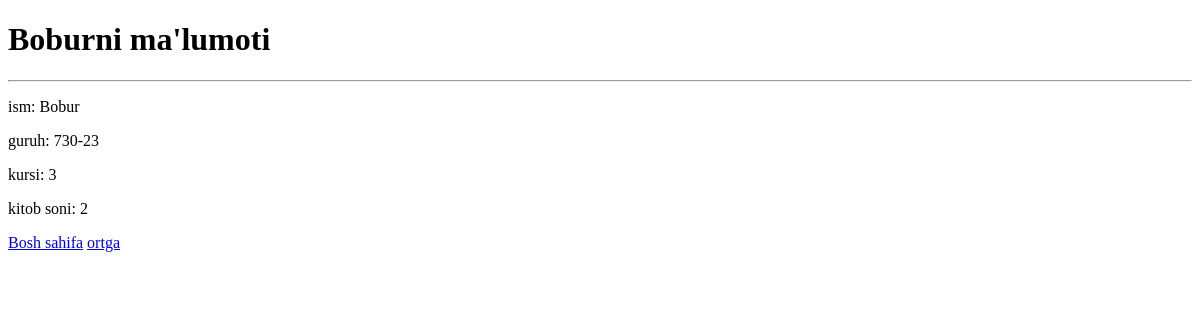
Page /talaba/2/ on the earlier database version.
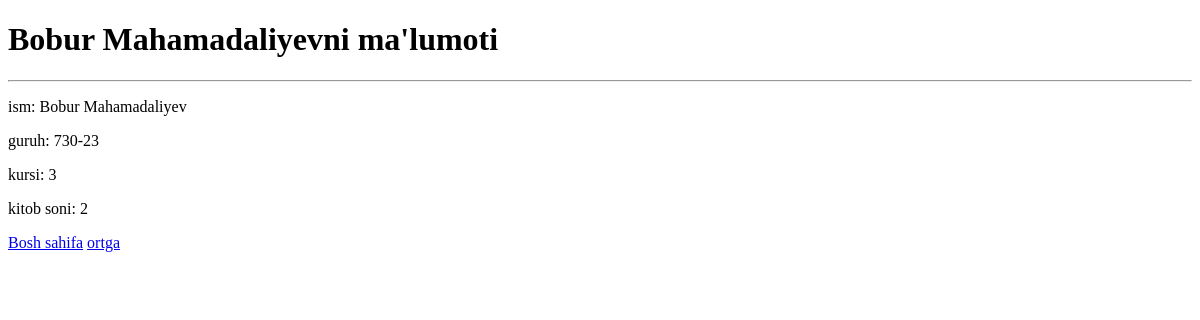
Same page on the later database version.
### main/models.py (models this page shows, shortened)
class Talaba(models.Model):
    ism = models.CharField(max_length=255)
    guruh = models.CharField(max_length=255)
    kurs = models.IntegerField(default=1, validators=[MinValueValidator(1), MaxValueValidator(4)])
    kitobi_soni = models.PositiveSmallIntegerField(default=0)

### main/views.py (the view)
# urls.py: path('talaba/<int:pk>/', student_deteils_view),
def student_deteils_view(request, pk):
    talaba = Talaba.objects.get(id=pk)
    context= {
        'talaba': talaba
    }
    return render(request, 'talaba_deteils.html', context)

### templates/talaba_deteils.html (shortened to what this page needs)
<!DOCTYPE html>
<html lang="en">
<head>
</head>
<body>
<h1> {{talaba.ism}}ni ma'lumoti</h1>
<hr>
<p>ism: {{ talaba.ism}}</p>
<p>guruh: {{ talaba.guruh}}</p>
<p>kursi: {{ talaba.kurs}}</p>
<p>kitob soni: {{ talaba.kitobi_soni}}</p>
<a href="/">Bosh sahifa</a>
<a href="/talabalar">ortga</a>
</body>
</html>

Differences in the rows shown:
changed Talaba: ism "Bobur" → "Bobur Mahamadaliyev"
